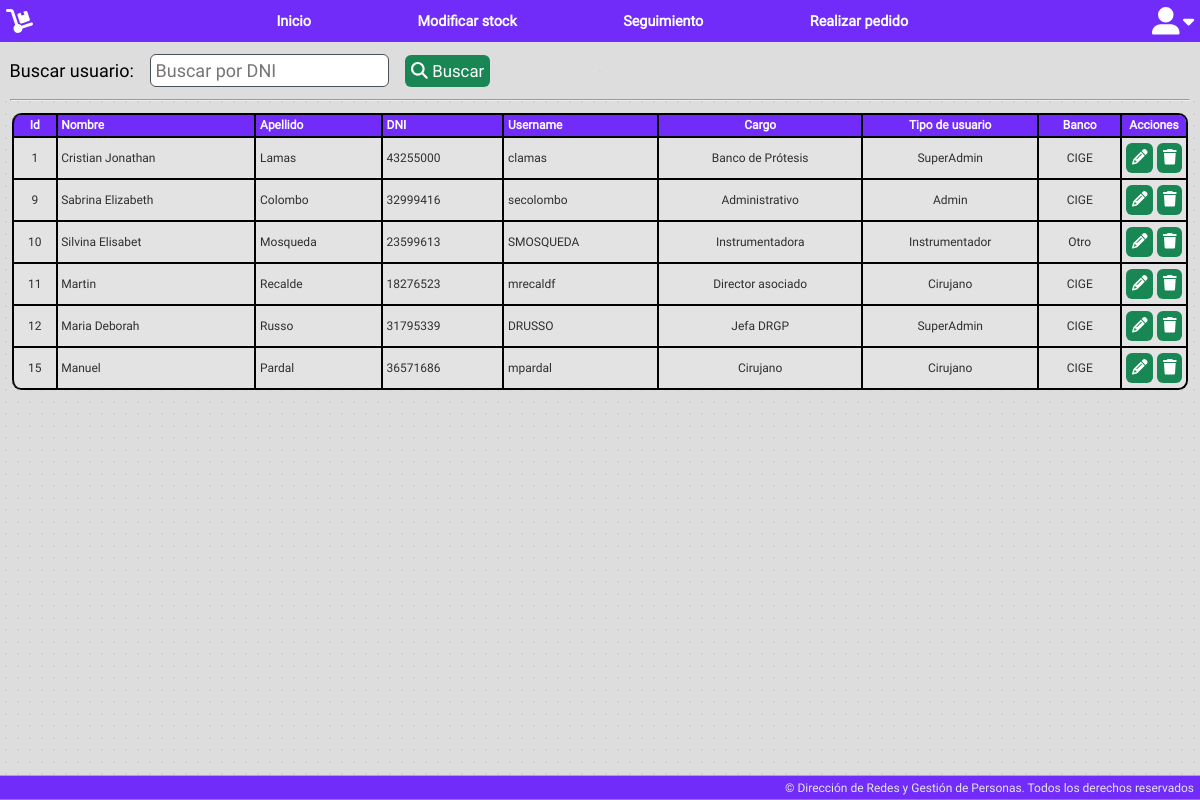
/app/search/user.php (signed in), run on an earlier commit of the app's database.
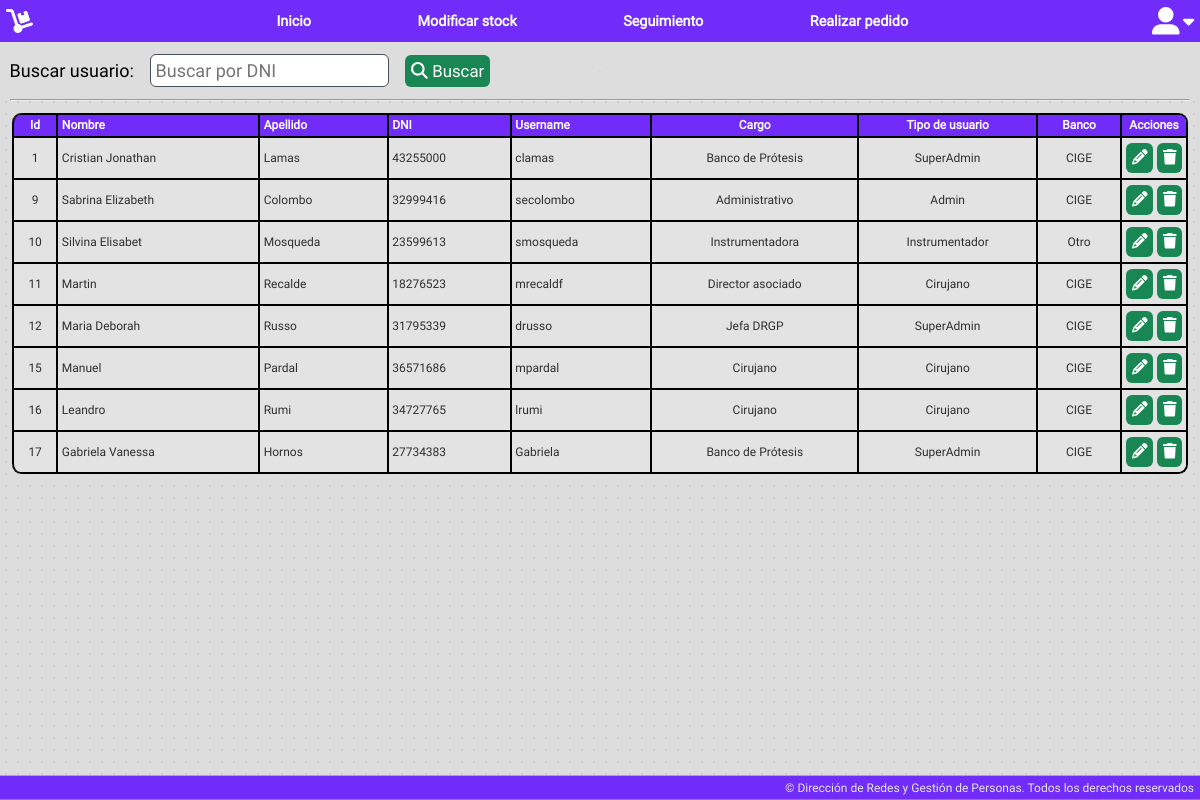
And on a later commit of the database.
### tables this page shows
CREATE TABLE `users` (
  `id` int(11) NOT NULL,
  `nombre` varchar(255) NOT NULL,
  `apellido` varchar(255) NOT NULL,
  `dni` int(10) NOT NULL,
  `username` varchar(255) NOT NULL,
  `password` varchar(255) NOT NULL,
  `cargo` varchar(255) NOT NULL,
  `tipo_usuario` varchar(255) NOT NULL,
  `banco` varchar(255) NOT NULL,
  `ref` varchar(255) NOT NULL,
  `firma` longtext NOT NULL,
  `matricula` varchar(255) NOT NULL
);

### app/search/user.php (the view, shortened to what this page needs)
<?php
$db = new DB();
$pdo = $db->connect();
?>
<?php include_once "../../public/layouts/bases/header.php"; ?>
<link rel="stylesheet" href="/Banco/public/css/user.css">
<link rel="stylesheet" href="/Banco/public/css/table.css">
<div class="busqueda">
    <label for="campoBusqueda">Buscar usuario:</label>
    <input id="campoBusqueda" name="campoBusqueda" type="number" placeholder="Buscar por DNI">
    <button class="btn-verde" id="btnBuscar"><i class="fa-solid fa-magnifying-glass"></i> Buscar</button>
    <hr>
</div>
<article>
    <?php
    try {
        $stmt = $pdo->prepare("SELECT i.id, i.nombre, i.apellido, i.dni, i.username, i.cargo, i.tipo_usuario, i.banco FROM users i ORDER BY i.id ASC");
        $stmt->execute();
        echo '<table id="tablaBase">';
        echo '<thead>';
        echo '<tr>';
        echo '<th style="text-align: center; vertical-align: middle;">Id</th>';
        echo '<th>Nombre</th>';
        echo '<th>Apellido</th>';
        echo '<th>DNI</th>';
        echo '<th>Username</th>';
        echo '<th style="text-align: center; vertical-align: middle;">Cargo</th>';
        echo '<th style="text-align: center; vertical-align: middle;">Tipo de usuario</th>';
        echo '<th style="text-align: center; vertical-align: middle;">Banco</th>';
        echo '<th style="text-align: center; vertical-align: middle;">Acciones</th>';
        echo '</tr>';
        echo '</thead>';
        echo '<tbody>';
        while ($row = $stmt->fetch(PDO::FETCH_ASSOC)) {
            $id = $row['id'];
            $nombre = $row['nombre'];
            $apellido = $row['apellido'];
            $dni = $row['dni'];
            $username = $row['username'];
            $cargo = $row['cargo'];
            $tipo_usuario = $row['tipo_usuario'];
            $banco = $row['banco'];
            echo '<tr>';
            echo '<td style="text-align: center; vertical-align: middle;">' . $id . '</td>';
            echo '<td style="vertical-align: middle;">' . $nombre . '</td>';
            echo '<td style="vertical-align: middle;">' . $apellido . '</td>';
            echo '<td style="vertical-align: middle;">' . $dni . '</td>';
            echo '<td style="vertical-align: middle;">' . $username . '</td>';
            echo '<td style="text-align: center; vertical-align: middle;">' . $cargo . '</td>';
            echo '<td style="text-align: center; vertical-align: middle;">' . $tipo_usuario . '</td>';
            echo '<td style="text-align: center; vertical-align: middle;">' . $banco . '</td>';
            echo '<td style="vertical-align: middle; width: 5.5vw; text-align-last: justify;">
						<a class="btn-verde actionButton" style="font-size: 1.3vw;" href="/Banco/app/search/modificarUser?id=' . $id . '" title="Modificar usuario"><i class="fa-solid fa-pencil"></i></a>
                        <button class="btn-verde actionButton" style="font-size: 1.3vw;" onclick="dialogoArchivo(\'' . $id . '\', \'' . $nombre . '\', \'' . $apellido . '\', \'' . $dni . '\', \'' . $username . '\')" title="Eliminar usuario"><i class="fa-solid fa-trash"></i></button>
							</td>';
            echo '</tr>';
        }
        echo '</tbody>';
        echo '</table>';
    } catch (PDOException $e) {
        echo 'Error: ' . $e->getMessage();
    }
    ?>
</article>
<?php include_once "../../public/layouts/bases/footer.php"; ?>

What changed in the data, as far as the page shows it:
changed users "Silvina Elisabet": username "SMOSQUEDA" → "smosqueda"
changed users "Maria Deborah": username "DRUSSO" → "drusso"
added users: id "16", nombre "Leandro", apellido "Rumi", dni "34727765", username "lrumi", cargo "Cirujano", tipo_usuario "Cirujano", banco "CIGE"
added users: id "17", nombre "Gabriela Vanessa", apellido "Hornos", dni "27734383", username "Gabriela", cargo "Banco de Prótesis", tipo_usuario "SuperAdmin", banco "CIGE"
